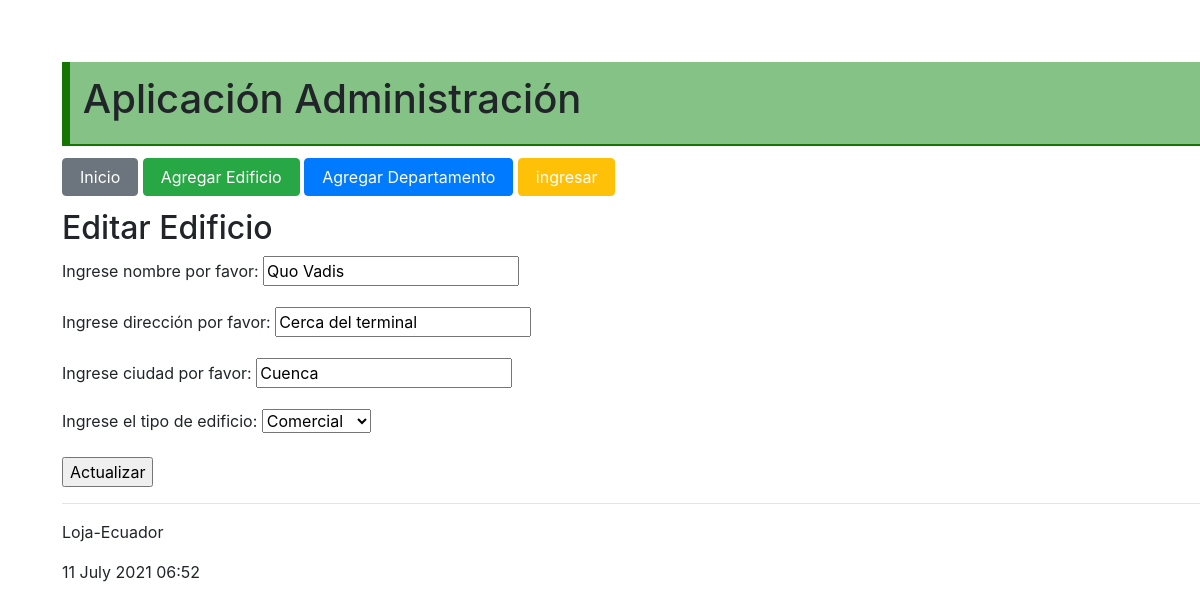
Screenshot of /editar_edificio/4 with the database file from the repository.
### administrativo/models.py (models this page shows, shortened)
class Edificio(models.Model):
    tipo_edificio = (
        ('residencial', 'Residencial'),
        ('comercial', 'Comercial'),
        )
    nombre = models.CharField(max_length=30)
    direccion = models.CharField(max_length=50)
    ciudad = models.CharField(max_length=30)
    tipo = models.CharField("Tipo Edificio",max_length=30, \
            choices=tipo_edificio)

### administrativo/views.py (the view)
# urls.py: path('editar_edificio/<int:id>', views.editar_edificio,
def editar_edificio(request, id):
    estudiante = Edificio.objects.get(pk=id)
    if request.method=='POST':
        formulario = EdificioForm(request.POST, instance=estudiante)
        print(formulario.errors)
        if formulario.is_valid():
            formulario.save()
            return redirect(index)
    else:
        formulario = EdificioForm(instance=estudiante)
    diccionario = {'formulario': formulario}
    return render(request, 'editarEdificio.html', diccionario)

### administrativo/forms.py (shortened to what this page needs)
class EdificioForm(ModelForm):
    class Meta:
        model = Edificio
        fields = ['nombre', 'direccion', 'ciudad', 'tipo']
        labels = {
            'nombre': _('Ingrese nombre por favor'),
            'direccion': _('Ingrese dirección por favor'),
            'ciudad': _('Ingrese ciudad por favor'),
            'tipo': _('Ingrese el tipo de edificio'),
        }

### administrativo/templates/editarEdificio.html (shortened to what this page needs)
{% extends "master.html" %}
{% block content %}
<h2>Editar Edificio</h3>
<form action="" method="post">
  {{formulario.as_p}}
  <p><input type='submit' value='Actualizar'/></p>
</form>
<hr>
{% endblock %}

### administrativo/static/css/estilos.css (style rules this page uses)
body { background: #FEFEFD; padding: 30px; }

### rows the page displays
Edificio: nombre "Quo Vadis", direccion "Cerca del terminal", ciudad "Cuenca", tipo "Comercial"
